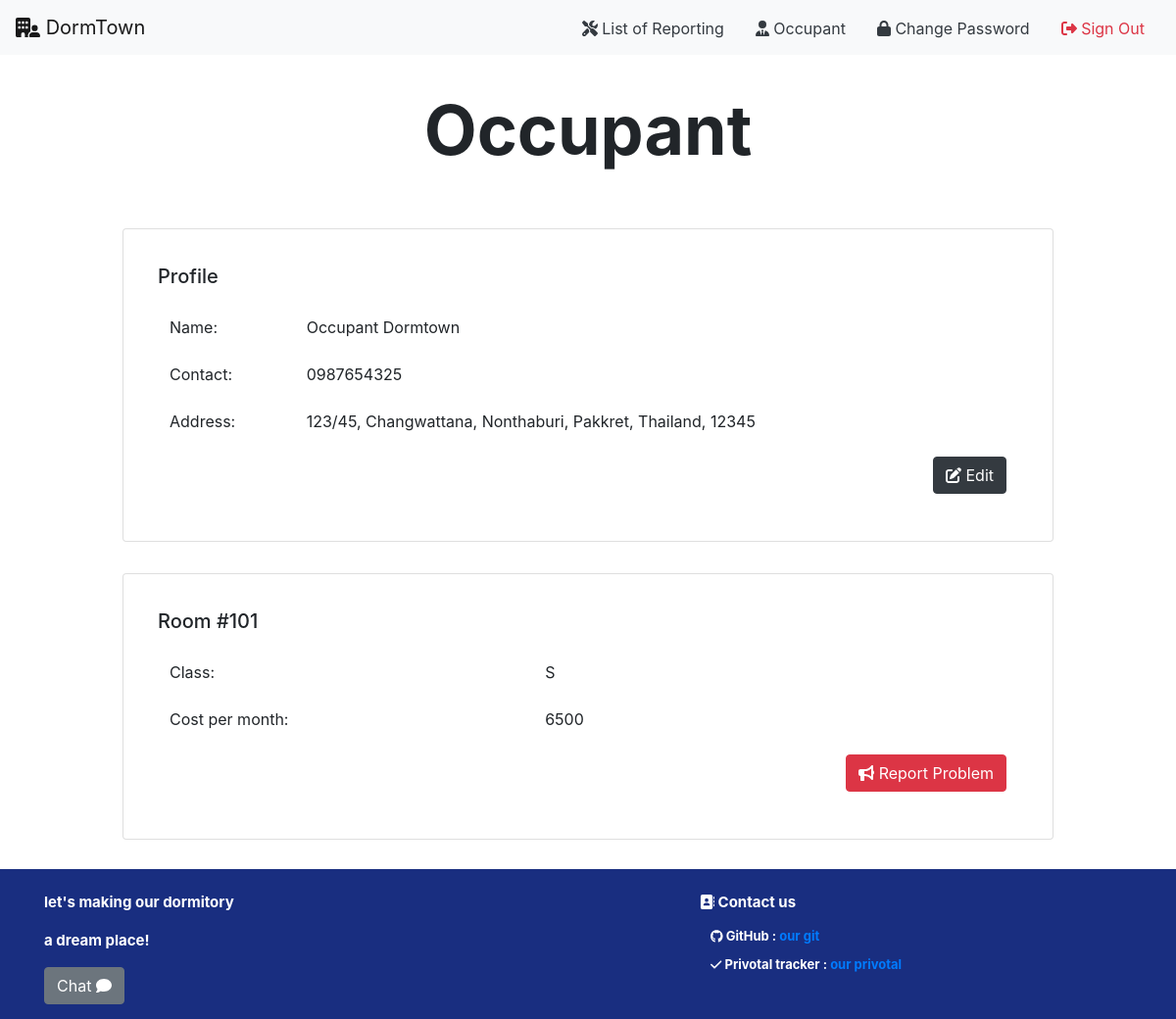
/occupant/ (signed in), run on the app's committed database.
### occupant/models.py (models this page shows, shortened)
class UserInfo(models.Model):
    user_id = models.ForeignKey(
        User, on_delete=models.CASCADE, related_name="user_id")
    role_id = models.ForeignKey(
        Role, on_delete=models.CASCADE, related_name="role_id")
    room_id = models.ForeignKey(
        Room, on_delete=models.CASCADE, related_name="room_id", null=True)
    phone_number = models.CharField(max_length=10)
    address = models.CharField(max_length=100)
    street = models.CharField(max_length=50)
    state = models.CharField(max_length=50)
    city = models.CharField(max_length=50)
    country = models.CharField(max_length=20)
    zip_code = models.CharField(max_length=10)

class Role(models.Model):
    role_name = models.CharField(max_length=20)

class Room(models.Model):
    room_number = models.CharField(max_length=3)
    room_type = models.ForeignKey(
        RoomType, on_delete=models.CASCADE, related_name="room_type")
    status = models.BooleanField()

class RoomType(models.Model):
    class_level = models.CharField(max_length=5)
    price = models.IntegerField()
    room_service = models.IntegerField(default=1)
    tv_fridge = models.BooleanField(default=True)
    wardrobe = models.BooleanField(default=True)
    water_heater = models.BooleanField(default=True)

### occupant/views.py (the view)
# urls.py: path("", views.index, name="chat_to_admin"),
def index(request):
    if not request.user.is_authenticated:
        return render(request, 'users/login.html', status=403)
    try:
        user = User.objects.get(pk=request.user.id)
        user_info = get_object_or_404(UserInfo, user_id=request.user.id)
    except:
        return render(request, 'rooms/500.html', status=500)
    return render(request, 'occupant/index.html', {
        'user': user,
        'user_info': user_info,
    })

### occupant/templates/occupant/index.html (shortened to what this page needs)
{% extends 'occupant/layout.html' %}
{% block body %}
<div class="text-center mt-4">
    <p class="header">{{ user_info.role_id.role_name }}</p>
</div>
<div class="container">
    <div class="py-3"></div>
    <div class="row">
        <div class="col-lg-10 card" style="margin: auto">
            <div class="card-body">
                <div class="d-flex justify-content-between align-items-center py-3">
                    <h2 class="h5 mb-0">Profile</h2>
                </div>
                <table class="table table-borderless">
                    <tr>
                        <td colspan="2">Name:</td>
                        <td class="text-end">{{ user.first_name }} {{ user.last_name }}</td>
                    </tr>
                    <tr>
                        <td colspan="2">Contact:</td>
                        <td class="text-end">{{ user_info.phone_number }}</td>
                    </tr>
                    <tr>
                        <td colspan="2">Address:</td>
                        <td class="text-end">{{ user_info.address }}, {{ user_info.street }}, {{ user_info.state }}, {{ user_info.city }}, {{ user_info.country }}, {{ user_info.zip_code }} </td>
                    </tr>
                    <tr>
                        {% if user_info.role_id.role_name == 'Occupant' %}
                            <td colspan="2"></td>
                            <td colspan="2" align="right">
                                <a class="btn btn-dark text-white" href="{% url 'users:edit_profile' %}">
                                    <i class="fa-solid fa-pen-to-square"></i>
                                    Edit
                                </a>
                            </td>
                        {% endif %}
                    </tr>
                </table>
            </div>
        </div>
    </div>
</div>
{% if user_info.role_id.role_name == 'Occupant' %}
<div class="container">
    <div class="py-3"></div>
    <div class="row">
        <div class="col-lg-10 card" style="margin: auto">
            <div class="card-body">
                <div class="d-flex justify-content-between align-items-center py-3">
                    <h2 class="h5 mb-0">Room #{{ user_info.room_id.room_number }}</h2>
                </div>
                <table class="table table-borderless">
                    <tr>
                        <td colspan="2">Class:</td>
                        <td class="text-end">{{ user_info.room_id.room_type.class_level }}</td>
                    </tr>
                    <tr>
                        <td colspan="2">Cost per month:</td>
                        <td class="text-end">{{ user_info.room_id.room_type.price }}</td>
                    </tr>
                    <tr>
                        <td colspan="2"></td>
                        <td colspan="text-end" align="right">
                            <a class="btn btn-danger text-white" href="{% url 'occupant:report' %}">
                                <i class="fa-solid fa-bullhorn"></i>
                                Report Problem
                            </a>
                        </td>
                    </tr>
                </table>
            </div>
        </div>
    </div>
</div>
{% endif %}
{% endblock %}

### occupant/templates/occupant/layout.html (shortened to what this page needs)
{% load static %}
<!DOCTYPE html>
<html>
<head>
  <link rel="stylesheet" href="https://cdn.jsdelivr.net/npm/bootstrap@4.3.1/dist/css/bootstrap.min.css" />
  {% load static %}
  <link href="{% static 'fontawesomefree/css/all.min.css' %}" rel="stylesheet" type="text/css" />
  <link rel="stylesheet" href="{% static 'rooms/styles.css' %}" />
  <link rel="stylesheet" href="{% static 'rooms/styles.css' %}" />
  <link rel="stylesheet" href="{% static 'chat/chat.css' %}" />
  <link rel="stylesheet" href="{% static 'manager/dashboard.css' %}" />
  <link href="{% static 'fontawesomefree/css/fontawesome.css' %}" rel="stylesheet" type="text/css">
  <link href="{% static 'fontawesomefree/css/brands.css' %}" rel="stylesheet" type="text/css">
  <link href="{% static 'fontawesomefree/css/solid.css' %}" rel="stylesheet" type="text/css">
  <link href="{% static 'fontawesomefree/css/all.min.css' %}" rel="stylesheet" type="text/css">
</head>
<body>
  <nav class="navbar navbar-expand-lg navbar-light bg-light mb-2">
    <a class="navbar-brand" href="/">
      <i class="fa-solid fa-building-user"></i>
      DormTown
    </a>
    <div class="collapse navbar-collapse  w-100 order-3 dual-collapse2" id="navbarSupportedContent">
      <ul class="navbar-nav ml-auto">
        {% if user_info.role_id.role_name == 'Occupant' %}
        <li class="nav-item">
          <a href="{% url 'occupant:list_report' %}" class="text-dark mx-3 align-middle">
            <i class="fa-solid fa-screwdriver-wrench"></i>
            List of Reporting
          </a>
        </li>
        {% endif %}
        <li class="nav-item">
          <a href="/occupant" class="text-dark mx-3 align-middle">
            <i class="fa-solid fa-user-tie"></i>
            {{ user_info.role_id.role_name }}
          </a>
        </li>
        {% if request.user.is_authenticated %}
        <li class="nav-item">
          <a href="{% url 'users:change_password' %}" class="text-dark mx-3 align-middle">
            <i class="fa-solid fa-lock"></i>
            Change Password
          </a>
        </li>
        <li class="nav-item">
          <a class="text-danger mx-3 align-middle" href="{% url 'users:logout'%}" role="button">
            <i class="fa-solid fa-right-from-bracket"></i>
            Sign Out
          </a>
        </li>
        {% endif %}
      </ul>
    </div>
  </nav>
  <div class="container-fluid">
    {% block body %}
    {% endblock %}
  </div>
  <div class="footer">
    <div class="container">
      <div class="row pt-2">
        <div class="col-7" class="font-mid p-4">
          <p> let's making our dormitory</p>
          <p> a dream place!</p>
          {% if request.user.is_superuser == False and request.user.is_authenticated %}
          <a class="btn btn-secondary" href="/chat">
            Chat
            <i class="fa-solid fa-comment"></i>
          </a>
          {% endif %}
        </div>
        <div class="col">
          <p class="ml-1">
            <i class="fa-solid fa-address-book"></i>
            Contact us
          </p>
          <p class="detail">
            <i class="fa-brands fa-github"></i>
            GitHub : <a href="https://github.com/6310682718/DORMTOWN">our git</a>
          <p>
          <p class="detail">
            <i class="fa-solid fa-check"></i>
            Privotal tracker : <a href="https://www.pivotaltracker.com/n/projects/2606927">our privotal</a>
          </p>
        </div>
      </div>
    </div>
  </div>
</body>
</html>

### rooms/static/rooms/styles.css (style rules this page uses)
.header { font-weight: bolder; font-size: 70px; }
.footer { bottom: 0; font-size: 15px; background-color: #192e80; color: white; font-weight: bolder; margin-top: 30px; padding: 15px; }
.detail { font-size: 13px; margin-left: 15px; line-height: 7px; }
p { cursor: pointer; }

### chat/static/chat/chat.css (style rules this page uses)
h2,h3 { margin:0; }

### manager/static/manager/dashboard.css (style rules this page uses)
:root { --height-box: 150px; --padding-box: 50px 0; --border-radius-box: 5px; }

### data on the page
UserInfo: role_id.role_name "Occupant", phone_number "0987654325", address "123/45", street "Changwattana", state "Nonthaburi", city "Pakkret", country "Thailand", zip_code "12345", room_id.room_number "101", room_id.room_type.class_level "S", room_id.room_type.price "6500"

### other printed values
{{ user.first_name }} "Occupant"
{{ user.last_name }} "Dormtown"
